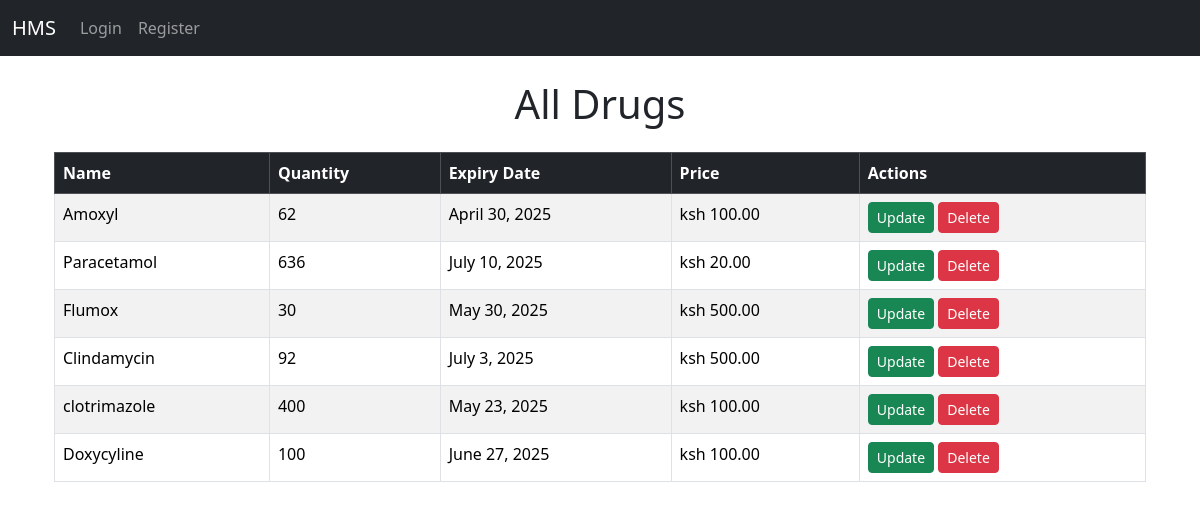
/drugs/drugs/, run on an earlier commit of the app's database.
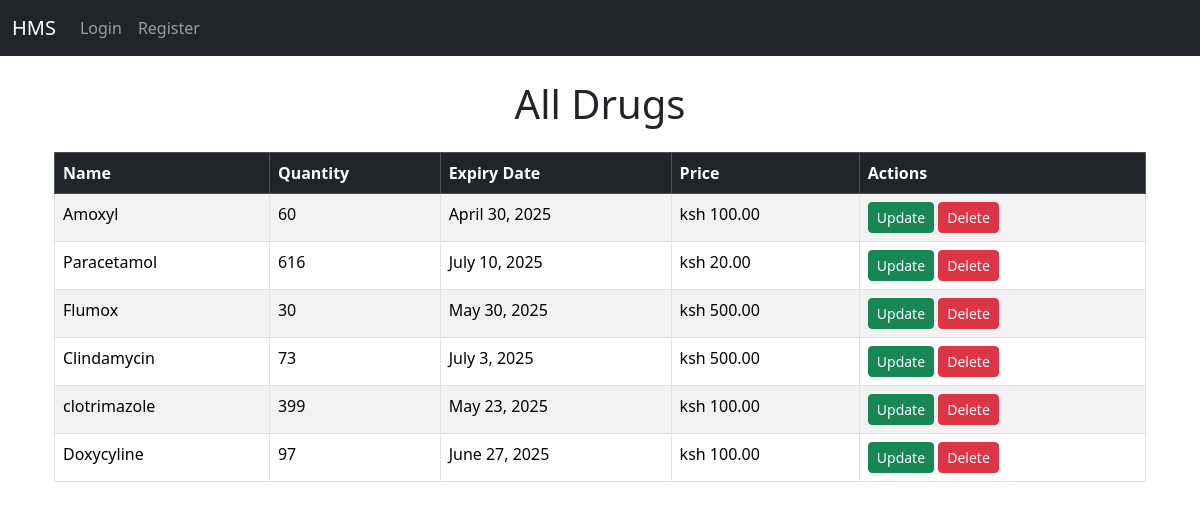
And on a later commit of the database.
### drugs/models.py (models this page shows, shortened)
class Drug(models.Model):
    name = models.CharField(max_length=100)
    quantity = models.IntegerField()
    expiry_date = models.DateField()
    price = models.DecimalField(max_digits=10, decimal_places=2)

### drugs/views.py (the view)
# urls.py: path('drugs/', views.all_drugs, name='all_drugs'),
def all_drugs(request):
    drugs = Drug.objects.all()
    return render(request, 'drugs/home.html', {'drugs': drugs})

### templates/drugs/home.html (shortened to what this page needs)
{% extends 'base.html' %}
{% block content %}
<h1 class="text-center mb-4">All Drugs</h1>
<div class="container">
    <div class="table-responsive">
        <table class="table table-bordered table-striped">
            <thead class="table-dark">
                <tr>
                    <th>Name</th>
                    <th>Quantity</th>
                    <th>Expiry Date</th>
                    <th>Price</th>
                    <th>Actions</th>
                </tr>
            </thead>
            <tbody>
                {% for drug in drugs %}
                <tr>
                    <td>{{ drug.name }}</td>
                    <td>{{ drug.quantity }}</td>
                    <td>{{ drug.expiry_date }}</td>
                    <td>ksh {{ drug.price }}</td>
                    <td>
                        <a href="{% url 'drug_update' drug.id %}" class="btn btn-success btn-sm">Update</a>
                        <a href="{% url 'drug_delete' drug.id %}" class="btn btn-danger btn-sm">Delete</a>
                    </td>
                </tr>
                {% empty %}
                <tr>
                    <td colspan="5" class="text-center">No drugs available.</td>
                </tr>
                {% endfor %}
            </tbody>
        </table>
    </div>
</div>
{% endblock %}

What changed in the data, as far as the page shows it:
changed Drug "Amoxyl": quantity "62" → "60"
changed Drug "Paracetamol": quantity "636" → "616"
changed Drug "Clindamycin": quantity "92" → "73"
changed Drug "clotrimazole": quantity "400" → "399"
changed Drug "Doxycyline": quantity "100" → "97"
